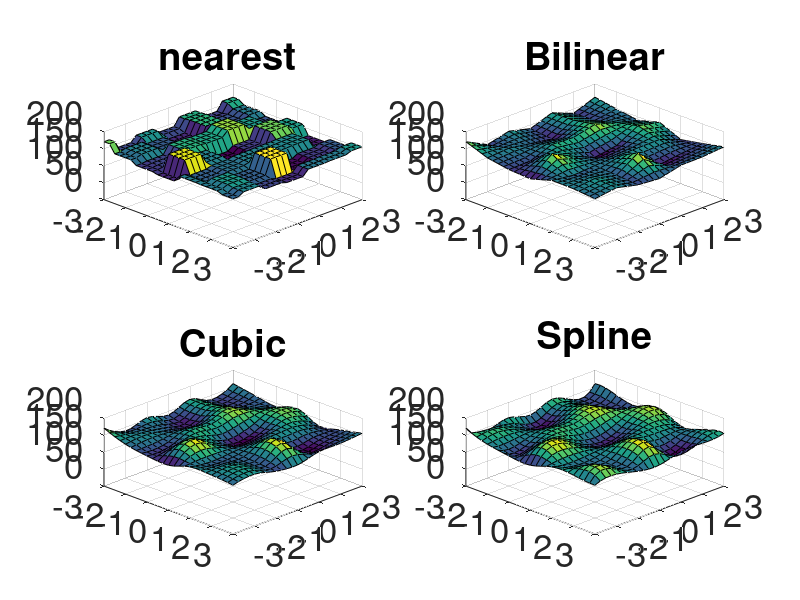

Here is the MATLAB script that generated this plot:
% this is the 2D interpolation methods
% interp2

% Coarsely sample the peaks function.
x=-3:3;
y=-3:3;
[X,Y] = meshgrid(-3:3);

V = random('Poisson',150,7,7);


% Create the query grid with spacing of 0.25.
xq=-3:0.25:3;
yq=-3:0.25:3;
[Xq,Yq] = meshgrid(-3:0.25:3);

%% Interpolate at the query points, and specify nearest interpolation.
Vq = interp2(X,Y,V,Xq,Yq,'nearest');

% Plot the result.
figure
subplot(2,2,1)
surf(Xq,Yq,Vq);
view([45 45]);
zlim([0 200])
xlim([-3 3])
ylim([-3 3])
title('nearest Interpolation');


title(['nearest ']);

set(gca,'fontsize',25)
%% Interpolate at the query points, and specify Bilinear interpolation.
Vq = interp2(X,Y,V,Xq,Yq,'linear');

%Plot the result.
subplot(2,2,2)
surf(Xq,Yq,Vq);
view([45 45]);
zlim([0 200]);
xlim([-3 3]);
ylim([-3 3]);
title('Bilinear Interpolation');


title(['Bilinear']);

set(gca,'fontsize',25)
%% Interpolate at the query points, and specify cubic interpolation.
Vq = interp2(X,Y,V,Xq,Yq,'cubic');

% Plot the result.
subplot(2,2,3)
surf(Xq,Yq,Vq);
title('Cubic Interpolation');
view([45 45]);
zlim([0 200]);
xlim([-3 3]);
ylim([-3 3]);

title(['Cubic']);

set(gca,'fontsize',25)
%% Interpolate at the query points, and specify spline interpolation.
Vq = interp2(X,Y,V,Xq,Yq,'spline');

% Plot the result.
subplot(2,2,4)
surf(Xq,Yq,Vq);
title('Spline Interpolation');
view([45 45]);
zlim([0 200]);
xlim([-3 3]);
ylim([-3 3]);
% double integration (volume)
Ntotal = trapz(yq,trapz(xq,Vq,2));
Naverage = Ntotal/(6*6); % Rainfall/unit area

title(['Spline']);

set(gca,'fontsize',25)